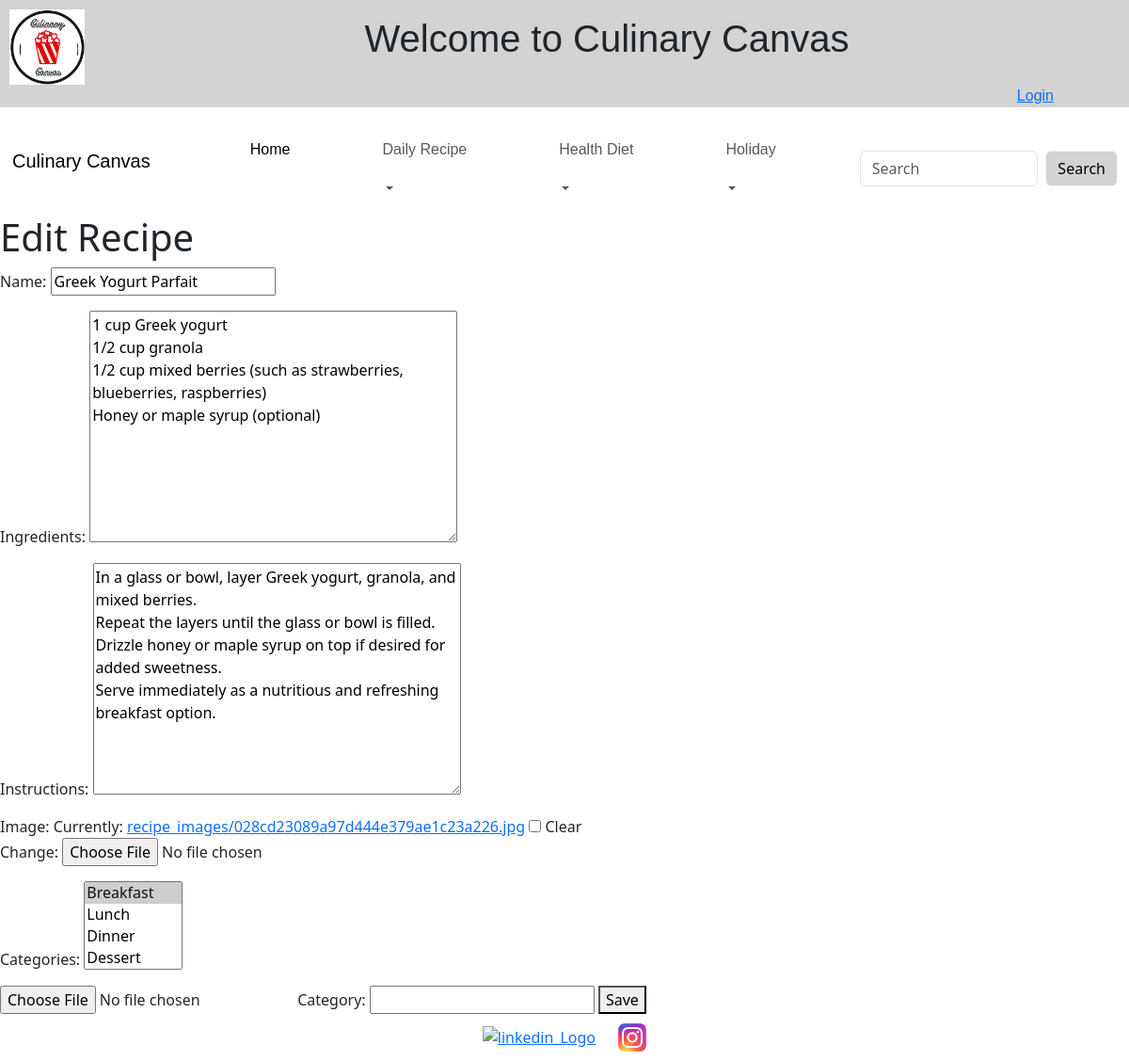
Page /accounts/recipe/10/edit/ on the committed database.
### recipe/models.py (models this page shows, shortened)
class Recipe(models.Model):
    owner = models.ForeignKey(User, on_delete=models.CASCADE, related_name='recipes')
    name = models.CharField(max_length=255)
    ingredients = models.TextField()
    instructions = models.TextField()
    image = models.ImageField(upload_to='recipe_images/', blank=True, null=True)  # Path relative to MEDIA_ROOT
    categories = models.ManyToManyField(Category, related_name='recipes', blank=True)

class Category(models.Model):
    name = models.CharField(max_length=100, unique=True)
    def __str__(self):
        return self.name

### recipe/views.py (the view)
# urls.py: path('recipe/<int:pk>/edit/', RecipeUpdateView.as_view(), name='recipe_edit'),
class RecipeUpdateView(UpdateView):
    model = Recipe
    fields = ['name', 'ingredients', 'instructions', 'image', 'categories']
    template_name = 'recipe/recipe_form.html'
    success_url = reverse_lazy('recipe_list')

### recipe/templates/recipe/recipe_form.html (shortened to what this page needs)
{% extends 'base.html' %}
{% block content %}
<!DOCTYPE html>
<html>
<head>
</head>
<body>
    <h1>{% if object %}Edit{% else %}Add{% endif %} Recipe</h1>
    <form method="post" enctype="multipart/form-data">
        {{ form.as_p }}
        <input type="file" name="image">
        <label for="id_category_input">Category:</label>
        <input type="text" name="category_input" id="id_category_input" value="{{ form.category_input.value|default_if_none:'' }}">
        <button type="submit">Save</button>
    </form>
</body>
</html>
{% endblock %}

### rows in the picture
Recipe: name "Greek Yogurt Parfait", ingredients "1 cup Greek yogurt 1/2 cup granola 1/2 cup mixed berries (such as strawberries, blueberries, raspberries) Honey or maple syrup (optional)", instructions "In a glass or bowl, layer Greek yogurt, granola, and mixed berries. Repeat the layers until the glass or bowl is filled. Drizzle honey or maple syrup on top if desired for added sweetness. Serve immediately as a nutritious and refreshing breakfast option."
